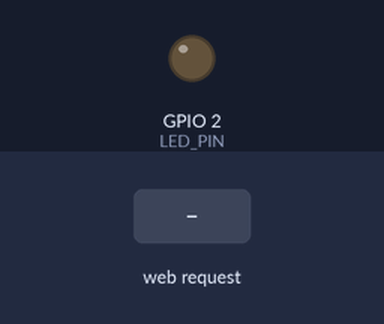
A sketch run on a simulated ESP8266 (NodeMCU). Parts: output pins drawn as LEDs (lit = HIGH). Inputs (shaded band) come from the test bench. WiFi joins after 1.5 s; servers stay silent unless stated; what the sketch prints to the serial monitor is not drawn.

Above: at 2.7 s.
2.8 s: HTTP request GET /ledon received
At 3.4 s:
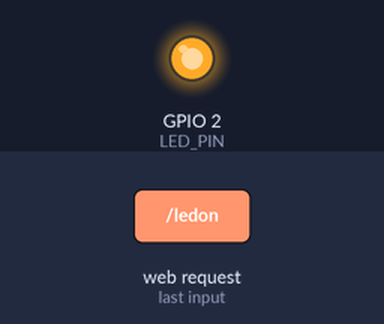
4.3 s: HTTP request GET /ledoff received
At 5.7 s:
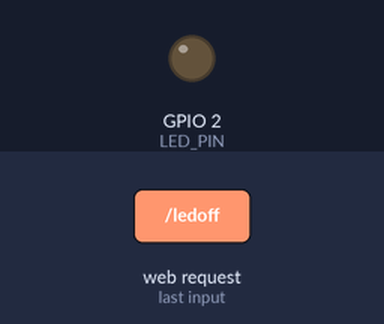
Timing chart, 0 to 7.3 s (numbered marks = the images above; inputs shaded):
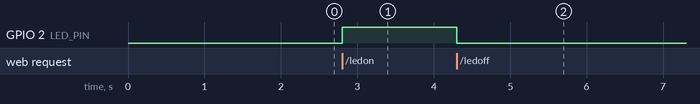

Measured:
- after the input at 2.8 s, GPIO 2 (LED_PIN): LOW → HIGH at once
- after the input at 4.3 s, GPIO 2 (LED_PIN): HIGH → LOW at once

The sketch:

esp8266_http_server.ino
```cpp
#include <ESP8266WiFi.h>
#include <ESP8266WebServer.h>

// WiFi credentials
const char* WIFI_SSID = "***SSIDNAME***";
const char* WIFI_PASS = "***PASSWORD***";

// Web server running on port 80
ESP8266WebServer server(80);

const int LED_PIN = 2; // For onboard LED on NodeMCU

// Handle turning LED on
void handleLedOn() {
  digitalWrite(LED_PIN, HIGH);  // Turn on LED
  server.send(200, "text/plain", "LED is ON");
}

// Handle turning LED off
void handleLedOff() {
  digitalWrite(LED_PIN, LOW);   // Turn off LED
  server.send(200, "text/plain", "LED is OFF");
}

void setup() {
  // Start Serial communication
  Serial.begin(115200);
  Serial.println();

  // Configure LED pin
  pinMode(LED_PIN, OUTPUT);
  digitalWrite(LED_PIN, LOW);  // Ensure LED is off at start

  // Connect to WiFi
  WiFi.begin(WIFI_SSID, WIFI_PASS);
  while (WiFi.status() != WL_CONNECTED) {
    delay(500);
    Serial.print(".");
  }
  Serial.println();
  Serial.print("Connected to WiFi. IP address: ");
  Serial.println(WiFi.localIP());

  // Define routes for turning LED on and off
  server.on("/ledon", handleLedOn);
  server.on("/ledoff", handleLedOff);

  // Start the web server
  server.begin();
  Serial.println("Web server started");
}

void loop() {
  // Handle incoming client requests
  server.handleClient();
}
```
